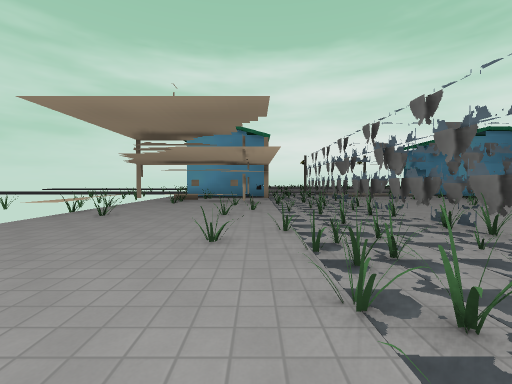
[1] (above)

24 first-person views from a walk through a 3-D level made in the Godot game engine. The camera is 1.3 m above the floor, tilts 2° down and sees 90° across. The floor is counted in squares, 1.95 m on a side. Each view is taken from the middle of a square. On the plan, view 1 faces up. The plan holds only what a view shows up to about 9 squares ahead; the rest is blank. The place goes on beyond the plan. Flat picture figures and markers are left out. Characters and animated objects are left out. Some surface patterns are stand-ins.

[2]
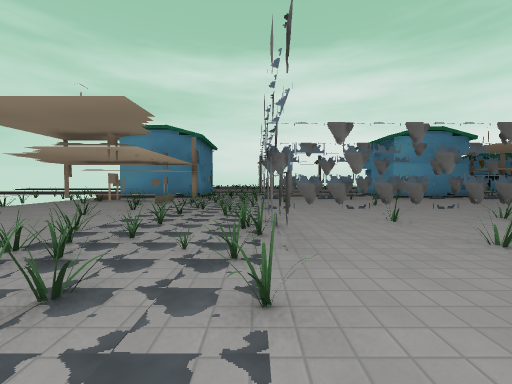

[3]
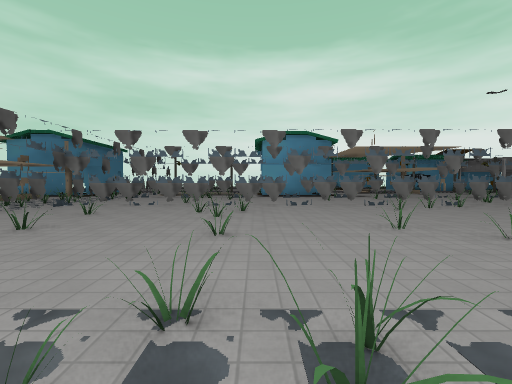

[4]
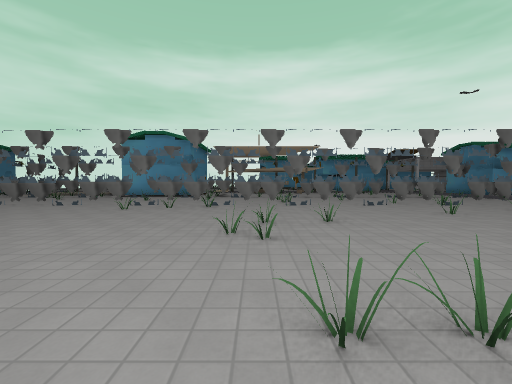

[5]
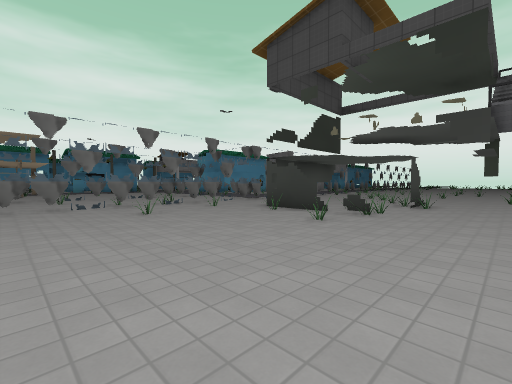

[6]
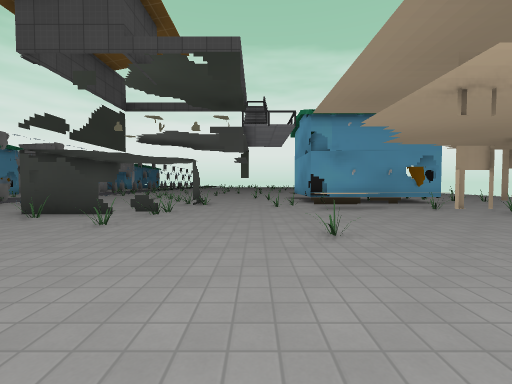

[7]
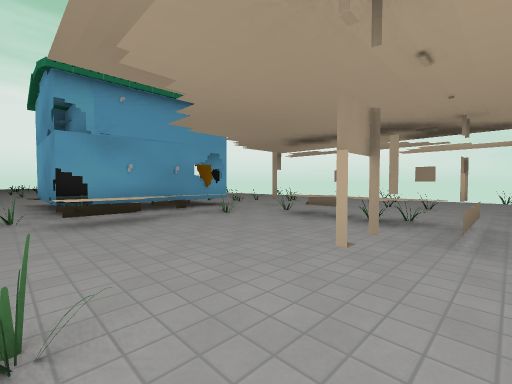

[8]
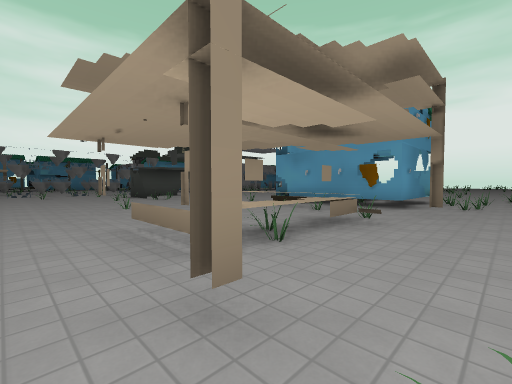

[9]
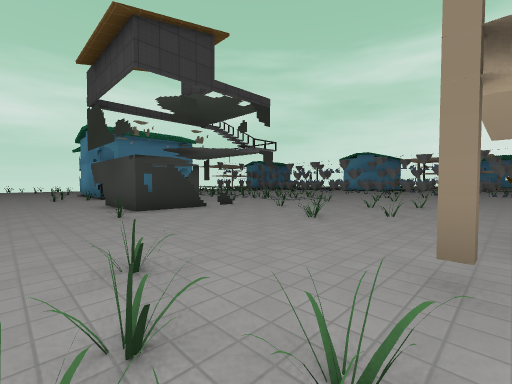

[10]
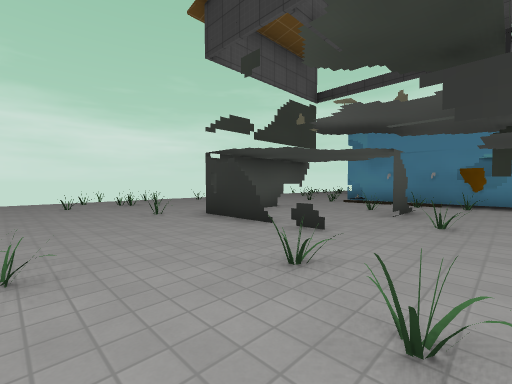

[11]
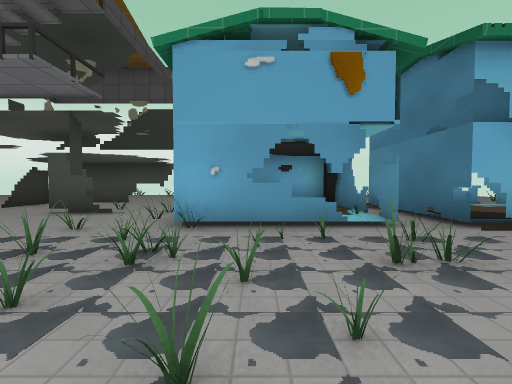

[12]
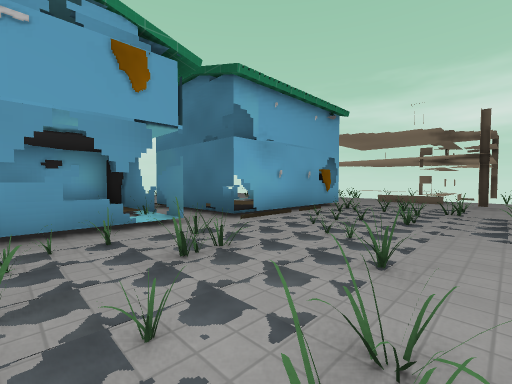

[13]
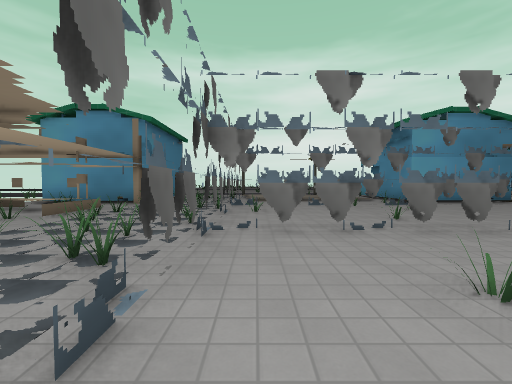

[14]
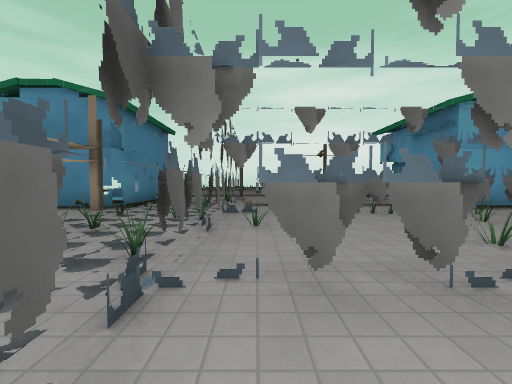

[15]
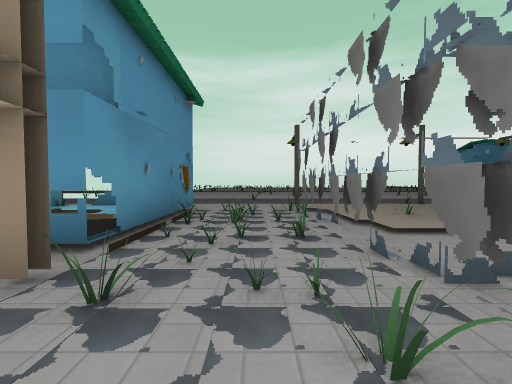

[16]
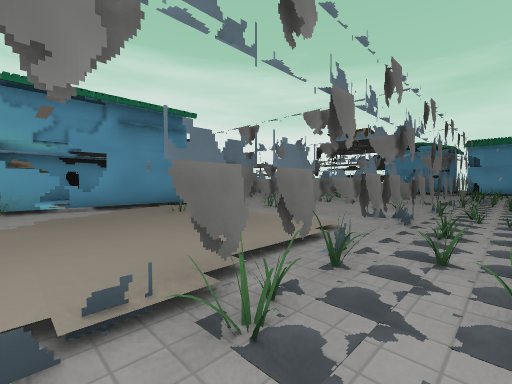

[17]
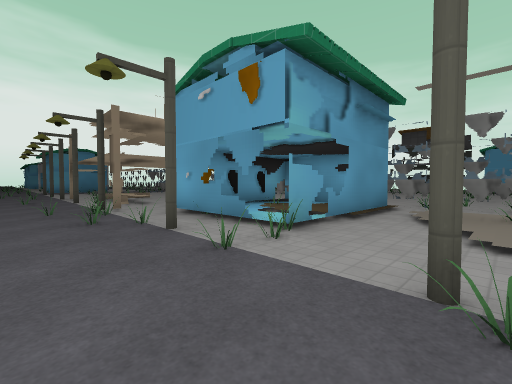

[18]
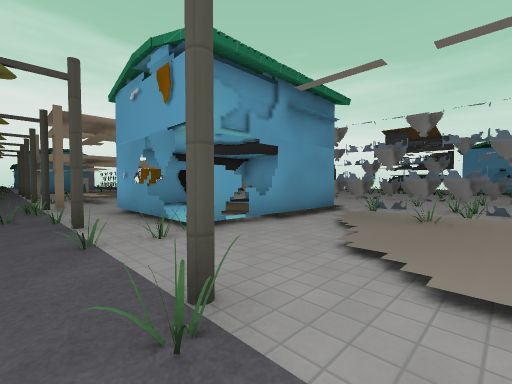

[19]
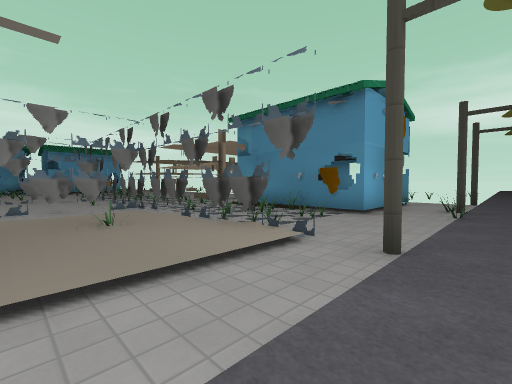

[20]
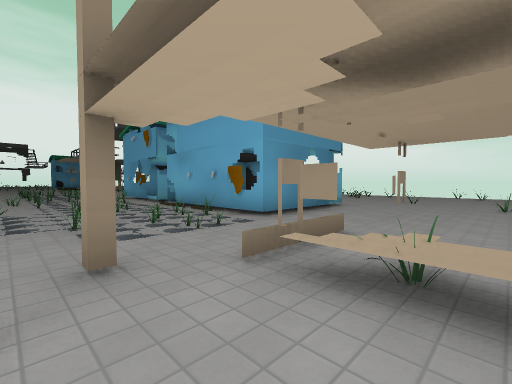

[21]
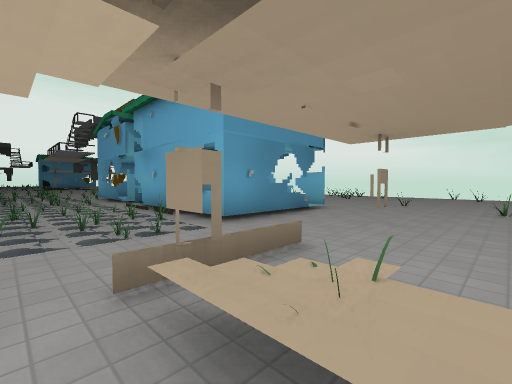

[22]
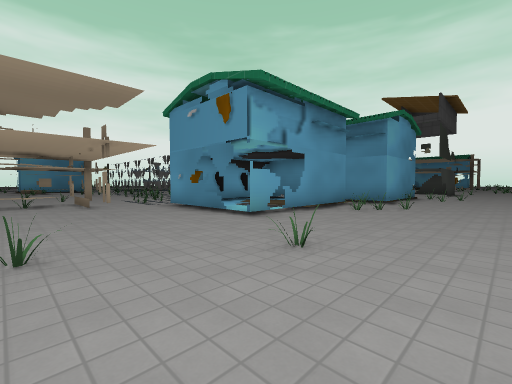

[23]
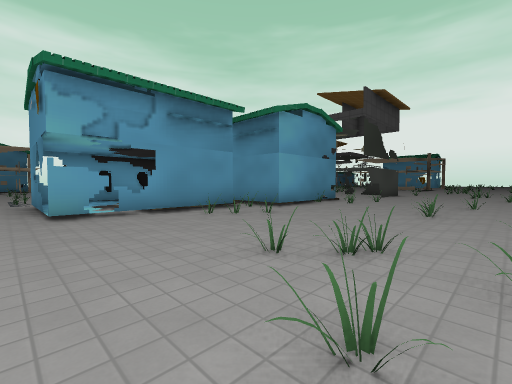

[24]
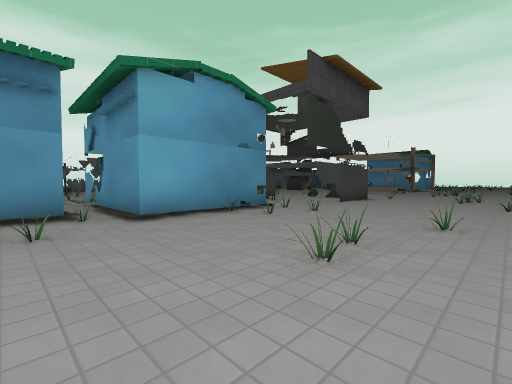

### Floor plan
Key: @ floor where view 1 was taken; # wall or solid block; x gap in a wall; . main floor; : floor 0.25 m higher than the main floor; + floor 0.5 m higher than the main floor; / step, stairs or slope; D closed door; = window, fence, low wall or low ledge; ^ raised ledge; T thing the floor can be seen under or through; C column; P post.
Columns run from 4 left of view 1 to 32 right of it. Each row starts with its distance up from view 1.
 19            .............
 18 ........................
 17 P..P...P...P...P..CP.P
 16 ./D/...x::DD:/D###  ##
 15  #:#D..T::DD /=::D
 14   ::#..T:: # /#::#
 13    :#..T:: #:/#::#
 12  ####..T...../####
 11  ...C..T########      ##
 10  ###...#
  9 ++++#..#
  8 ++++#..#
  7 ++++#..T#######################
  6 =#==#..T.......................
  5 .......T.....................
  4 .......T....................####
  3  ......T....................#..
  2 ............................=...
  1 ................  ..........=.##
  0 ..C.@..........    .........= .....
 -1 =#............      ...........#...
 -2 + .............    ..................
 -3 + ..DD###DD##.#.   ......^^^^ /###...
 -4 +#..#:::##= D...#. ......^   ##++#
 -5  #..D:::##= #.##..#......^   ##++
 -6 ....D=####= #.=...#......^^^ #D++
 -7 .........####.=...#......^^^^ /##D
 -8 ..............####......C....C.....
 -9 ...................................
-10 .............................
-11 ......................  .....
-12 .. ...................  ....
-13                   ....  ...

Where each view was taken, in squares from view 1:
view 1: 0 up, 0 right, facing up
view 2: 0 up, 3 right, facing up
view 3: 1 down, 9 right, facing up
view 4: 1 down, 16 right, facing up
view 5: 1 down, 18 right, facing up-right
view 6: 1 down, 18 right, facing right
view 7: 2 down, 20 right, facing down-right
view 8: 9 down, 19 right, facing up-right
view 9: 10 down, 20 right, facing up-left
view 10: 3 down, 17 right, facing down-left
view 11: 1 up, 7 right, facing down
view 12: 1 up, 7 right, facing down-left
view 13: 3 up, 4 right, facing up
view 14: 5 up, 4 right, facing up
view 15: 9 up, 2 right, facing up
view 16: 16 up, 2 right, facing down-right
view 17: 19 up, 7 right, facing down-right
view 18: 18 up, 6 right, facing down-right
view 19: 18 up, 6 right, facing down-left
view 20: 1 up, 4 left, facing down-right
view 21: 0 up, 4 left, facing down-right
view 22: 10 down, 4 left, facing up-right
view 23: 12 down, 1 left, facing up-right
view 24: 12 down, 3 right, facing up-right
